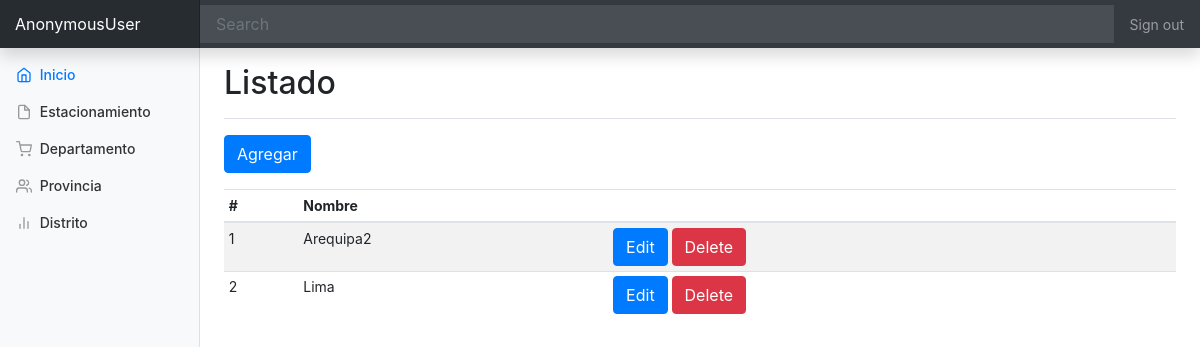
Page /departamento/ on the earlier database version.
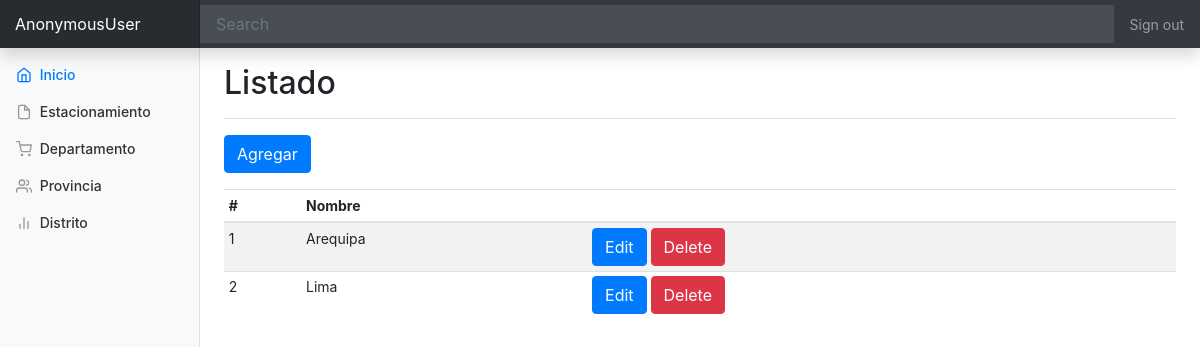
Same page on the later database version.
### backoffice/models.py (models this page shows, shortened)
class Departamento(models.Model):
    nombre = models.CharField(max_length=50)

### backoffice/views.py (the view)
# urls.py: path('departamento/', DepartamentoList.as_view(), name='departamento-list'),
class DepartamentoList(ListView, LoginRequiredMixin):
    template_name = 'departamento/list.html'
    model = Departamento

### backoffice/templates/departamento/list.html
{% extends 'base.html' %}
{% block main %}
    <div class="d-flex justify-content-between flex-wrap flex-md-nowrap align-items-center pt-3 pb-2 mb-3 border-bottom">
        <h1 class="h2">Listado</h1>
    </div>
    <div class="form-group">
        <a class="btn btn-primary" href="{% url 'bo:departamento-add' %}" role="button">Agregar</a>
    </div>
    <div class="table-responsive">
        <table class="table table-striped table-sm">
            <thead>
            <tr>
                <th>#</th>
                <th>Nombre</th>
                <th></th>
            </tr>
            </thead>
            <tbody>
            {% for c in object_list %}
                <tr>
                    <td>{{ forloop.counter }}</td>
                    <td>{{ c.nombre }}</td>
                    <td>
                        <a class="btn btn-primary" href="{% url 'bo:departamento-edit' c.id %}" role="button">Edit</a>
                        <a class="btn btn-danger" href="{% url 'bo:departamento-delete' c.id %}" role="button">Delete</a>
                    </td>
                </tr>
            {% endfor %}
            </tbody>
        </table>
    </div>
{% endblock %}

Differences in the rows shown:
changed Departamento: nombre "Arequipa2" → "Arequipa"
